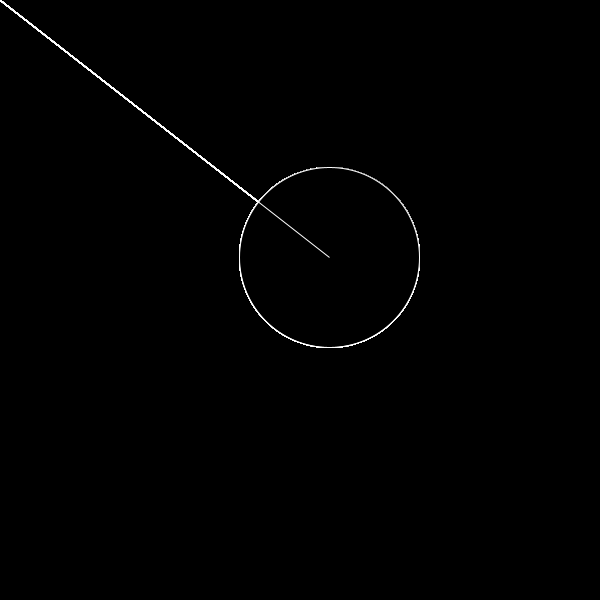
Frame 1 (no input)
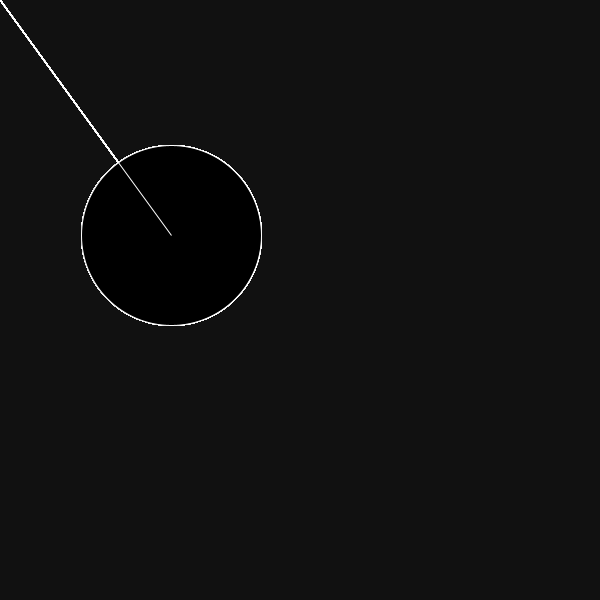
Frame 60 (the mouse pressed at the canvas centre just before this capture)
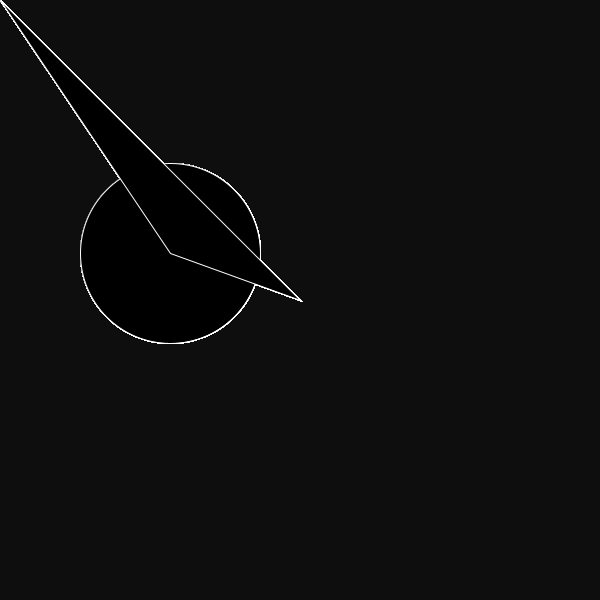
Frame 120 (the mouse held since frame 60 and released just before this capture)

The Processing sketch that drew these frames (run headless with seeded random() and noise(); from frame 60 on, the mouse is pressed at the canvas centre):

// Processing sketch: processing_53865
// ── processing_53865.pde

float angle = 0;
float radius = 80;

 
int dragX, dragY, moveX, moveY, pressX, pressY;

int colorValue;
int value = 0;

void setup(){
  size(600,600);
  colorValue=0;
}

void draw(){

  
  fill(value);
  rect(25,25,50,50);


  background(colorValue);
  colorValue++;
  if(colorValue >20){
    colorValue=0;
  }

    angle += random(-.3,.3);
 for(int i = 0; i < 100; i++){
   
  float sinval = sin(angle);
  float cosval = cos(angle);
   
  float x = 250 + (cosval * radius);
  float y = 250 + (sinval * radius);
  stroke(#ffffff);
  ellipse(x,y,180,180);
 quad(x,y,moveX,moveY,mouseX,mouseY,pmouseX,pmouseY);
 line(mouseX,mouseY,pmouseX,pmouseY);
 translate(dragX,dragY);
 }
}
 void mouseMoved() {
    moveX = mouseX;
    moveY = mouseY;
}
  void mouseDragged() {
    dragX = mouseX;
    dragY = mouseY;
 
}
  void mousePressed() {
    pressX = mouseX;
    pressY = mouseY;
    
}
